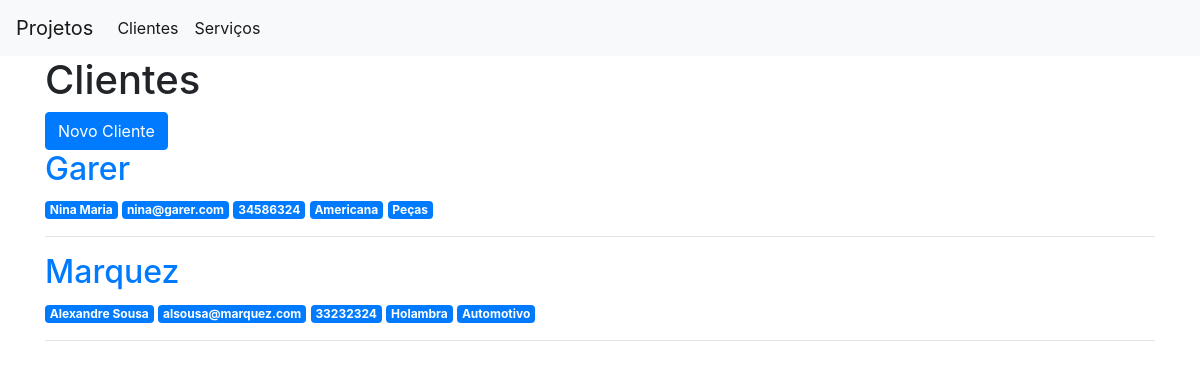
Screenshot of /clientes with the database file from the repository.
### app.py (models this page shows)
class Clientes(db.Model):
    id = db.Column(db.Integer, primary_key=True)
    empresa = db.Column(db.String(80), nullable=False)
    contato = db.Column(db.String(80), nullable=False)
    email = db.Column(db.String(80), nullable=False)
    telefone = db.Column(db.String(10), nullable=False)
    cidade = db.Column(db.String(80), nullable=False)
    segmento = db.Column(db.String(80), nullable=False)

### app.py (the view)
@app.route('/clientes')
def clientes():
    clientes = Clientes.query.all()
    return render_template('clientes.html', clientes = clientes)

### templates/clientes.html
{% extends 'base.html' %}
{% block content %}
    <h1>{% block title %} Clientes {% endblock %}</h1>
    <a href="{{url_for('novo_cliente')}}" class="btn btn-primary">Novo Cliente</a>
    {% for cliente in clientes %}
        <a href="{{ url_for('cliente', cliente_id=cliente['id']) }}">
            <h2>{{ cliente['empresa'] }}</h2>
        </a>
        <span class="badge badge-primary">{{ cliente['contato'] }}</span>
        <span class="badge badge-primary">{{ cliente['email'] }}</span>
        <span class="badge badge-primary">{{ cliente['telefone'] }}</span>
        <span class="badge badge-primary">{{ cliente['cidade'] }}</span>
        <span class="badge badge-primary">{{ cliente['segmento'] }}</span>
        <hr>
    {% endfor %}
{% endblock %}

### templates/base.html (shortened to what this page needs)
<!doctype html>
<html lang="pt">
  <head>
    <link rel="stylesheet" href="https://stackpath.bootstrapcdn.com/bootstrap/4.3.1/css/bootstrap.min.css">
  </head>
  <body>
    <nav class="navbar navbar-expand-md navbar-light bg-light">
        <a class="navbar-brand" href="{{ url_for('index')}}">Projetos</a>
        <div class="collapse navbar-collapse" id="navbarNav">
            <ul class="navbar-nav">
            <li class="nav-item active">
                <a class="nav-link" href="{{url_for('clientes')}}">Clientes</a>
            </li>
            <li class="nav-item active">
                <a class="nav-link" href="{{url_for('servicos')}}">Serviços</a>
            </li>
            </ul>
        </div>
    </nav>
    <div class="container">
        {% block content %} {% endblock %}
    </div>
  </body>
</html>

### rows the page displays
Clientes: empresa "Garer", contato "Nina Maria", email "nina@garer.com", telefone "34586324", cidade "Americana", segmento "Peças"
Clientes: empresa "Marquez", contato "Alexandre Sousa", email "alsousa@marquez.com", telefone "33232324", cidade "Holambra", segmento "Automotivo"
